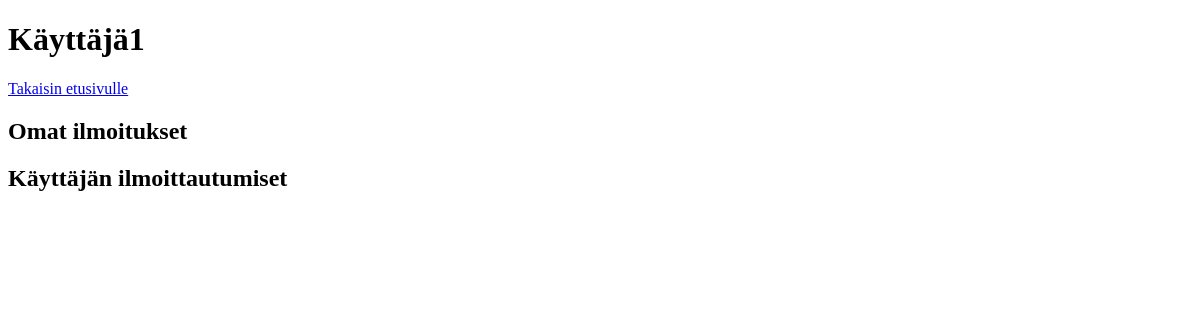
The page /user/3 on the database as committed earlier.
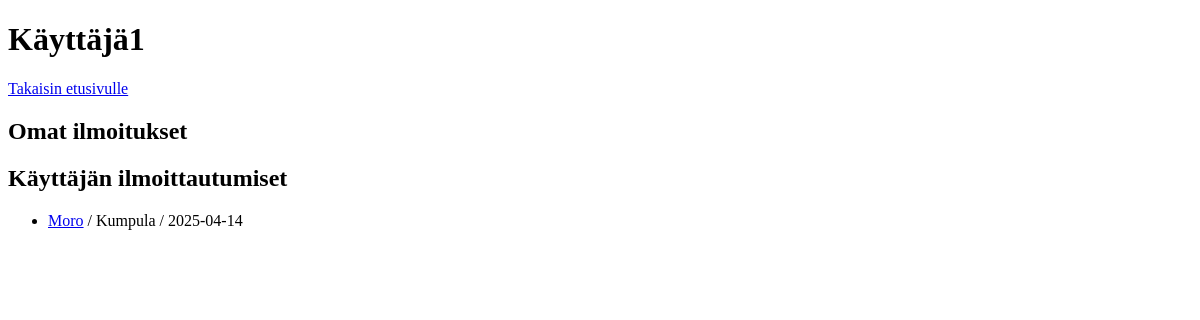
The same page on the database as committed later.
### tables this page shows
CREATE TABLE notices (id INTEGER PRIMARY KEY, title TEXT, content TEXT, user_id INTEGER REFERENCES users, date TEXT, location TEXT);

### app.py (the view)
@app.route("/user/<int:user_id>")
def show_user(user_id):
    user = users.get_user(user_id)
    if not user:
        abort(404)
    page_size = 20
    notice_count = users.own_notices_count(user_id)
    signing_count = users.signed_notices_count(user_id)
    notice_page_count = math.ceil(notice_count / page_size)
    signed_page_count = math.ceil(signing_count / page_size)
    notice_page = request.args.get('notice_page', 1, type=int)
    signed_page = request.args.get('signed_page', 1, type=int)
    own_notices = users.get_own_notices(user_id, (notice_page - 1) * page_size, page_size)
    signed_notices = users.get_signed_notices(user_id, (signed_page - 1) * page_size, page_size)
    return render_template("user.html", user=user, own_notices=own_notices, signed_notices=signed_notices, notice_page=notice_page, signed_page=signed_page,
                           notice_page_count=notice_page_count, signed_page_count=signed_page_count)

### db.py (called while the page is built)
def get_db_connection():
    connection = sqlite3.connect('database.db')
    connection.row_factory = sqlite3.Row
    return connection

### users.py (called while the page is built)
def get_user(user_id):
    connection = get_db_connection()
    cursor = connection.cursor()
    sql = "SELECT username FROM users WHERE id = ?"
    search = cursor.execute(sql, [user_id])
    result = search.fetchall()[0]
    return result if result else None

def get_own_notices(user_id, offset, page_size):
    connection = get_db_connection()
    cursor = connection.cursor()
    sql = """SELECT n.id, n.title, n.date, n.location
             FROM notices n
             WHERE n.user_id = ?
             LIMIT ? OFFSET ?"""
    search = cursor.execute(sql, [user_id, page_size, offset])
    results = search.fetchall()
    return results

def own_notices_count(user_id):
    connection = get_db_connection()
    cursor = connection.cursor()
    sql = """SELECT COUNT(n.id)
             FROM notices n
             WHERE n.user_id = ?"""
    search = cursor.execute(sql, [user_id])
    results = search.fetchall()[0][0]
    return results

### templates/user.html (shortened to what this page needs)
<!DOCTYPE html>
<html>
<head>
</head>
<body>
  <h1>{{ user.username }} </h1>
  <a href="/">Takaisin etusivulle</a>
  <h2>Omat ilmoitukset</h2>
  <h2>Käyttäjän ilmoittautumiset</h2>
  <ul>
  {% for notice in signed_notices %}
    <li>
      <a href="/notice/{{ notice.id }}">
        {{ notice.title }}</a> / {{ notice.location }} / {{ notice.date }}
    </li>
  {% endfor %}
  </ul>
</body>
</html>

Rows that differ between the two databases and show on the page:
added notices: title "Moro", location "Kumpula", date "2025-04-14"
